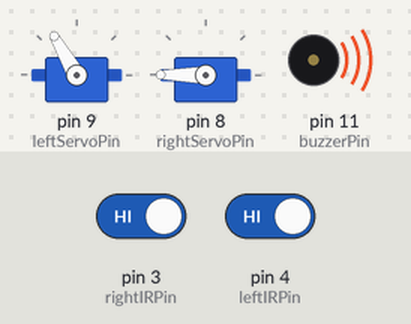
Simulated run of this sketch. Board: Arduino Uno, built with avr-gcc and run on an emulated ATmega328P. Shown: 2 × servo, buzzer (waves = sounding). Inputs (shaded band) come from the test bench; at power-on: pin 3 (rightIRPin) HIGH, pin 4 (leftIRPin) HIGH.

Above: at 1.2 s.
1.3 s: pin 3 (rightIRPin) driven LOW
At 2.6 s:
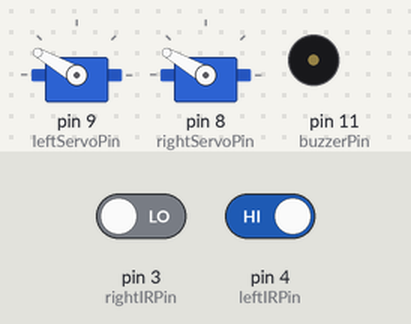
3.8 s: pin 4 (leftIRPin) driven LOW
At 5.0 s:
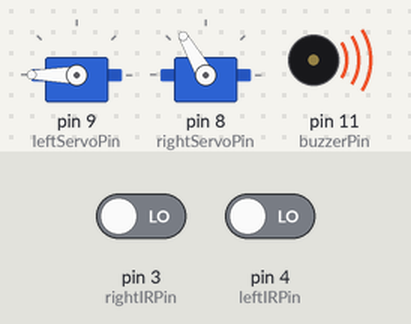
5.3 s: pin 3 (rightIRPin) driven HIGH
At 6.9 s:
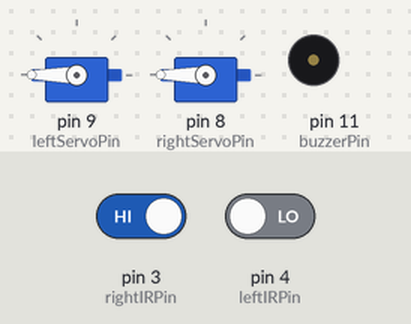
7.8 s: pin 4 (leftIRPin) driven HIGH
At 9.2 s:
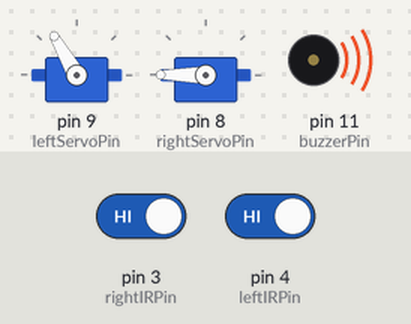
Timing chart, 0 to 10.3 s (numbered marks = the images above; inputs shaded):
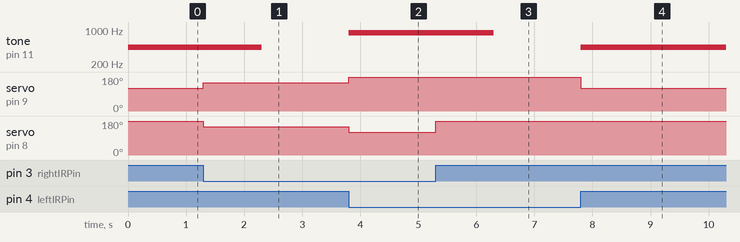

The sketch:

robot.ino
```cpp
#include <Servo.h>

const int rightIRPin = 3;
const int leftIRPin = 4;
const int rightServoPin = 8;
const int leftServoPin = 9;
const int buzzerPin = 11;

int speed = 60;       // servo speed as an angle offset from 180
int turnSpeed = 30;

Servo leftServo;
Servo rightServo;

void setup()
{
  pinMode(rightIRPin, INPUT);
  pinMode(leftIRPin, INPUT);
  pinMode(rightServoPin, OUTPUT);
  pinMode(leftServoPin, OUTPUT);
  pinMode(buzzerPin, OUTPUT);
  leftServo.attach(leftServoPin);
  rightServo.attach(rightServoPin);
}

void loop()
{
   if (digitalRead(leftIRPin) == LOW && digitalRead(rightIRPin) == LOW)
   {
     backup();
   }
   else if (digitalRead(leftIRPin) == LOW)
   {
     turnRight();
   }
   else if (digitalRead(rightIRPin) == LOW)
   {
     turnLeft();
   }
   else
   {
     forward();
   }
}

void forward()
{
  tone(buzzerPin, 440, 1000);   // play 440Hz for 1 second
  leftServo.write(180 - speed);
  rightServo.write(180 + speed);
}

void backup()
{
  tone(buzzerPin, 880, 1000);   // play 440Hz for 1 second
  leftServo.write(180 + speed);
  rightServo.write(180 - speed);
}

void turnLeft()
{
  leftServo.write(180 - turnSpeed);
  rightServo.write(180 - turnSpeed);
}


void turnRight()
{
  leftServo.write(180 + turnSpeed);
  rightServo.write(180 + turnSpeed);
}
```

Measured:
- after the input at 1.3 s, tone on pin 11 (buzzerPin): 440 Hz → silent after 1.0 s; servo on pin 9 (leftServoPin): 120° → 150° at once; servo on pin 8 (rightServoPin): 180° → 150° at once
- after the input at 3.8 s, tone on pin 11 (buzzerPin): silent → 880 Hz at once; servo on pin 9 (leftServoPin): 150° → 180° at once; servo on pin 8 (rightServoPin): 150° → 120° at once
- after the input at 5.3 s, tone on pin 11 (buzzerPin): 880 Hz → silent after 1.0 s; servo on pin 8 (rightServoPin): 120° → 180° at once
- after the input at 7.8 s, tone on pin 11 (buzzerPin): silent → 440 Hz at once; servo on pin 9 (leftServoPin): 180° → 120° at once
